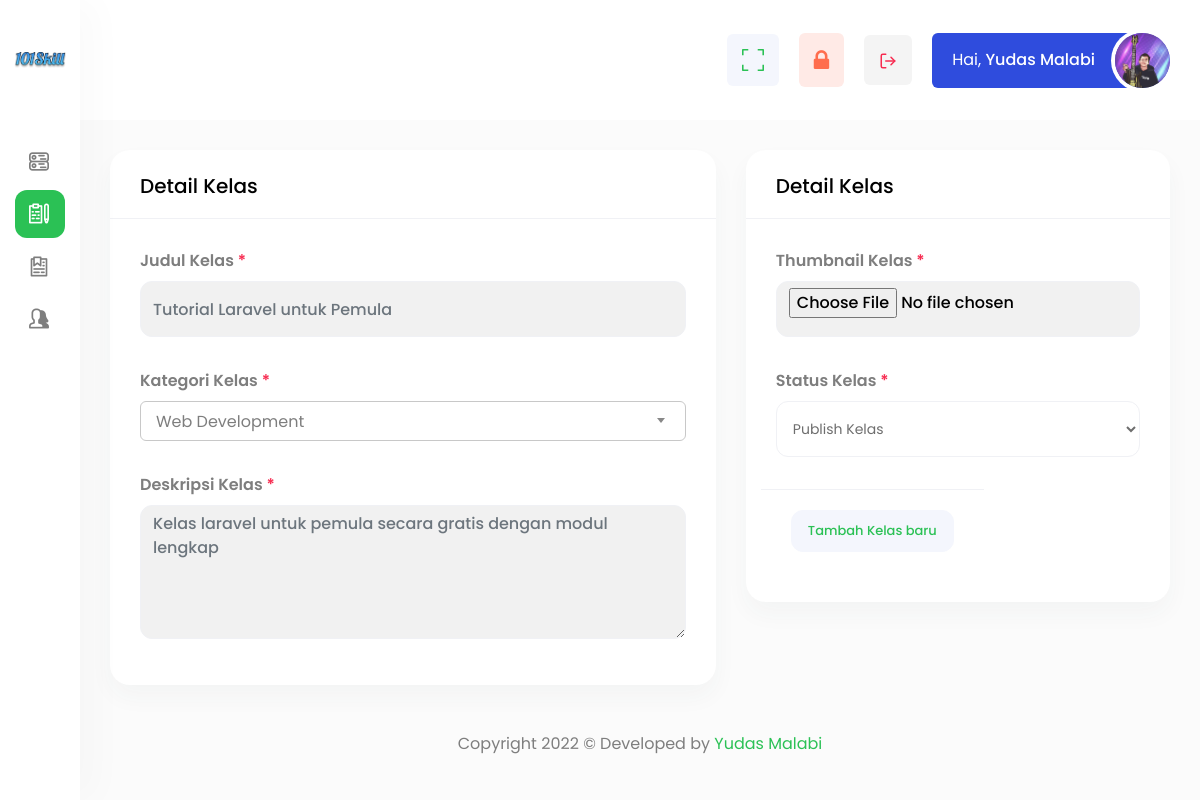
The app's page /index.php?page=dashboard&content=classroom&menu=add (signed in) with its own data.
### tables this page shows
CREATE TABLE `user` (
  `id` int(11) NOT NULL,
  `email` varchar(150) NOT NULL,
  `password` text NOT NULL,
  `name` varchar(50) NOT NULL,
  `phone_number` varchar(15) NOT NULL,
  `address` text DEFAULT NULL,
  `photo` text NOT NULL DEFAULT 'default.png',
  `role` enum('admin','public') NOT NULL,
  `created_at` timestamp NOT NULL DEFAULT current_timestamp(),
  `updated_at` timestamp NOT NULL DEFAULT current_timestamp() ON UPDATE current_timestamp()
);

### index.php (called while the page is built, shortened)
<?php
new Router();

### app/helpers/uriHelper.php (called while the page is built, shortened)
<?php
class uriHelper
{
    private $base_url = "http://localhost/101skill/";
    public function baseUrl(string $url = null): string
    {
        return $this->base_url . $url;
    }
    public function assetUrl(string $url = null): string
    {
        return $this->base_url . "assets/" . $url;
    }
}
$uriHelper = new uriHelper();

### configs/Config.php (called while the page is built, shortened)
<?php
class Config
{
    private $server = "localhost";
    private $user = "root";
    private $pass = "";
    private $database = "db_skill";
    public function connect_database(): void
    {
        $this->db = new mysqli($this->server, $this->user, $this->pass, $this->database);
    }
}

### app/controllers/UserController.php (called while the page is built, shortened)
<?php
require_once __DIR__ . "/../../configs/Config.php";
require_once __DIR__ . "/../../models/UserModel.php";
class UserController
{
    private $userModel;
    function __construct()
    {
        $this->userModel = new UserModel();
    }
    public function getUser(): array
    {
        return $this->userModel->getCurrentUser();
    }
}

### models/UserModel.php (called while the page is built, shortened)
<?php
require_once __DIR__ . "/../configs/Config.php";
class UserModel extends Config
{
    public function getCurrentUser(): array
    {
        $arr        = array();
        $id         = $_SESSION['user_id'];
        $fetch      = $this->db->query("SELECT * FROM user WHERE id = '$id'")->fetch_object();
        $arr['user_id']         = $fetch->id;
        $arr['address']         = $fetch->address;
        $arr['email']           = $fetch->email;
        $arr['name']            = $fetch->name;
        $arr['phone_number']    = $fetch->phone_number;
        $arr['photo']           = $fetch->photo;
        return $arr;
    }
}

### views/public/dashboard/classroom/add.php (the view, shortened to what this page needs)
<?php
require_once __DIR__ . "/../../../layouts/dashboard/sidebar.php";
?>
<div class="content-body">
    <div class="container-fluid">
        <form method="POST" enctype="multipart/form-data">
            <div class="row">
                <div class="col-xl-12 col-md-9">
                    <div class="row">
                        <div class="col-xl-7 col-lg-7 col-md-6">
                            <div class="card">
                                <div class="card-header">
                                    <h4 class="card-title">Detail Kelas</h4>
                                </div>
                                <div class="card-body">
                                    <div class="form-group mb-3 pb-3">
                                        <label class="font-w600">Judul Kelas <span class="text-danger">*</span></label>
                                        <input autocomplete="off" type="text" class="form-control solid" placeholder="Tutorial Laravel untuk Pemula" name="title" value="<?= (isset($_POST['title']) ? $_POST['title'] : '') ?>">
                                    </div>
                                    <div class="form-group mb-3 pb-3">
                                        <label class="font-w600">Kategori Kelas <span class="text-danger">*</span></label>
                                    </div>
                                    <div class="form-group">
                                        <label class="font-w600">Deskripsi Kelas <span class="text-danger">*</span></label>
                                        <textarea placeholder="Kelas laravel untuk pemula secara gratis dengan modul lengkap" autocomplete="off" name="description" rows="5" class="form-control solid"><?= (isset($_POST['description']) ? $_POST['description'] : '') ?></textarea>
                                    </div>
                                </div>
                            </div>
                        </div>
                        <div class="col-xl-5 col-lg-5 col-md-6">
                            <div class="card h-auto">
                                <div class="card-header">
                                    <h4 class="card-title">Detail Kelas</h4>
                                </div>
                                <div class="card-body">
                                    <div class="loadmore-content" id="uploadItemContent">
                                        <div class="row">
                                            <div class="col-xl-12">
                                                <div class="form-group mb-3 pb-3">
                                                    <label class="font-w600">Thumbnail Kelas <span class="text-danger">*</span></label>
                                                    <input type="file" name="thumbnail" class="form-control solid" accept="image/*"></input>
                                                </div>
                                            </div>
                                            <div class="col-xl-12">
                                                <div class="form-group mb-3 pb-3">
                                                    <label class="font-w600">Status Kelas <span class=text-danger>*</span></label>
                                                    <select required name="is_visible" id="category-select" class="form-control" aria-hidden="true">
                                                        <option value="1">Publish Kelas</option>
                                                    </select>
                                                </div>
                                            </div>
                                            <div class="card-footer">
                                                <button type="submit" name="submit" class="btn btn-primary light btn-block rounded">Tambah Kelas baru</button>
                                            </div>
                                        </div>
                                    </div>
                                </div>
                            </div>
                        </div>
                    </div>
                </div>
            </div>
    </div>
</div>
</div>
<?php
require_once __DIR__ . "/../../../layouts/dashboard/footer.php";
?>

### views/layouts/dashboard/navbar.php (shortened to what this page needs)
<div id="main-wrapper">
    <div class="nav-header">
        <a href="<?= $uriHelper->baseUrl('index.php?page=main&content=home') ?>" class="brand-logo">
            <img class="logo-abbr" src="<?= $uriHelper->assetUrl("images/logo.png") ?>" alt="101Skill">
        </a>
    </div>
    <div class="header">
        <div class="header-content">
            <nav class="navbar navbar-expand">
                <div class="collapse navbar-collapse justify-content-between">
                    <ul class="navbar-nav header-right">
                        <li class="nav-item dropdown notification_dropdown">
                            <a class="nav-link dz-fullscreen primary" href="#">
                            </a>
                        </li>
                        <li class="nav-item dropdown notification_dropdown">
                            <a class="nav-link warning" href="<?= $uriHelper->baseUrl('index.php?page=dashboard&content=changePass') ?>">
                                <i class="fa fa-lock"></i>
                            </a>
                        </li>
                        <li class="nav-item dropdown notification_dropdown">
                            <a href="<?= $uriHelper->baseUrl('index.php?page=dashboard&content=logout') ?>" class="nav-link danger sweetalertNya">
                            </a>
                        </li>
                        <li class="nav-item dropdown header-profile">
                            <a class="nav-link" href="<?= $uriHelper->baseUrl('index.php?page=dashboard&content=profile') ?>" role="button" data-bs-toggle="dropdown">
                                <div class="header-info">
                                    <span>Hai, <strong><?= $getUser['name']; ?></strong></span>
                                </div>
                                <img src="<?= $uriHelper->assetUrl('images/profile/' . $getUser['photo']) ?>" width="20" alt="" />
                            </a>
                        </li>
                    </ul>
                </div>
            </nav>
        </div>
    </div>

### records on screen
user: name "Yudas Malabi", photo (picture)
